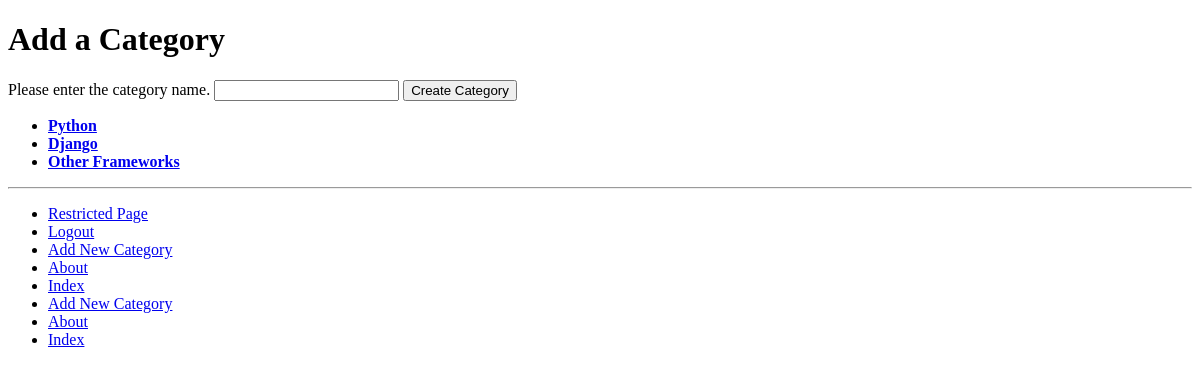
Page /rango/add_category/ (signed in) on the earlier database version.
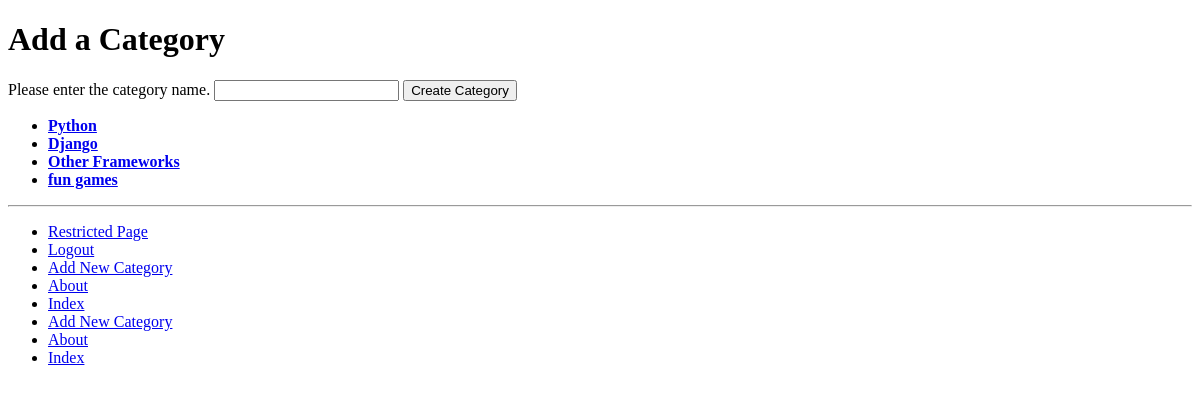
Same page on the later database version.
### rango/models.py (models this page shows, shortened)
class Category(models.Model):
    NAME_MAX_LENGTH = 128
    name = models.CharField(max_length=NAME_MAX_LENGTH, unique=True)
    views = models.IntegerField(default=0)
    likes = models.IntegerField(default=0)
    slug = models.SlugField(unique=True)
    class Meta:
        verbose_name_plural = 'Categories'

### rango/views.py (the view)
# urls.py: path('add_category/', views.add_category, name='add_category'),
@login_required
def add_category(request):
    if request.method == 'POST':
        form = CategoryForm(request.POST)
        if form.is_valid():
            form.save()
            return redirect('rango:index')
        else:
            print(form.errors)
    else:
        form = CategoryForm()
    return render(request, 'rango/add_category.html', {'form': form})

### rango/forms.py
class CategoryForm(forms.ModelForm):
    name = forms.CharField(max_length=Category.NAME_MAX_LENGTH, help_text="Please enter the category name.")
    views = forms.IntegerField(widget=forms.HiddenInput(), initial=0)
    likes = forms.IntegerField(widget=forms.HiddenInput(), initial=0)
    slug = forms.CharField(widget=forms.HiddenInput(), required=False)
    class Meta:
        model = Category
        fields = ('name',)

### rango/templatetags/rango_template_tags.py (called while the page is built)
@register.inclusion_tag('rango/categories.html')
def get_category_list(current_category=None):
    return {'categories': Category.objects.all(),
        'current_category': current_category}

### templates/rango/add_category.html (shortened to what this page needs)
{% extends 'rango/base.html' %}
{% load static %}
{% block body_block %}
    <h1>Add a Category</h1>
    <div>
        <form id="category_form" method="post" action="{% url 'rango:add_category' %}">
            {% for field in form.visible_fields %}
                {{ field.help_text }}
                {{ field }}
            {% endfor %}
            <input type="submit" name="submit" value="Create Category" />
        </form>
    </div>
{% endblock %}

### templates/rango/categories.html
<ul>
{% if categories %}
    {% for c in categories %}
        <li>
            <strong>
                <a href="{% url 'rango:show_category' c.slug %}">{{ c.name }}</a>
            </strong>
        </li>
    {% endfor %}
{% else %}
    <li>No categories available</li>
{% endif %}
</ul>

Differences in the rows shown:
added Category: name "fun games"
